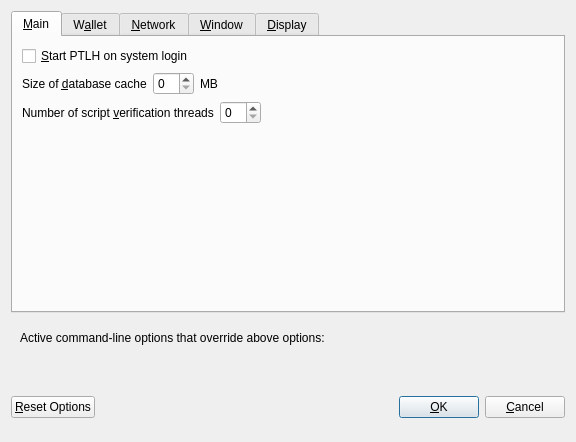
<?xml version="1.0" encoding="UTF-8"?>
<ui version="4.0">
 <class>OptionsDialog</class>
 <widget class="QDialog" name="OptionsDialog">
  <property name="geometry">
   <rect>
    <x>0</x>
    <y>0</y>
    <width>576</width>
    <height>442</height>
   </rect>
  </property>
  <property name="windowTitle">
   <string>Options</string>
  </property>
  <property name="modal">
   <bool>true</bool>
  </property>
  <layout class="QVBoxLayout" name="verticalLayout">
   <item>
    <widget class="QTabWidget" name="tabWidget">
     <property name="currentIndex">
      <number>0</number>
     </property>
     <widget class="QWidget" name="tabMain">
      <attribute name="title">
       <string>&amp;Main</string>
      </attribute>
      <layout class="QVBoxLayout" name="verticalLayout_Main">
       <item>
        <widget class="QCheckBox" name="bitcoinAtStartup">
         <property name="toolTip">
          <string>Automatically start PTLH after logging in to the system.</string>
         </property>
         <property name="text">
          <string>&amp;Start PTLH on system login</string>
         </property>
        </widget>
       </item>
       <item>
        <layout class="QHBoxLayout" name="horizontalLayout_2_Main">
         <item>
          <widget class="QLabel" name="databaseCacheLabel">
           <property name="text">
            <string>Size of &amp;database cache</string>
           </property>
           <property name="textFormat">
            <enum>Qt::PlainText</enum>
           </property>
           <property name="buddy">
            <cstring>databaseCache</cstring>
           </property>
          </widget>
         </item>
         <item>
          <widget class="QSpinBox" name="databaseCache"/>
         </item>
         <item>
          <widget class="QLabel" name="databaseCacheUnitLabel">
           <property name="text">
            <string>MB</string>
           </property>
           <property name="textFormat">
            <enum>Qt::PlainText</enum>
           </property>
          </widget>
         </item>
         <item>
          <spacer name="horizontalSpacer_2_Main">
           <property name="orientation">
            <enum>Qt::Horizontal</enum>
           </property>
           <property name="sizeHint" stdset="0">
            <size>
             <width>40</width>
             <height>20</height>
            </size>
           </property>
          </spacer>
         </item>
        </layout>
       </item>
       <item>
        <layout class="QHBoxLayout" name="horizontalLayout_3_Main">
         <item>
          <widget class="QLabel" name="threadsScriptVerifLabel">
           <property name="text">
            <string>Number of script &amp;verification threads</string>
           </property>
           <property name="textFormat">
            <enum>Qt::PlainText</enum>
           </property>
           <property name="buddy">
            <cstring>threadsScriptVerif</cstring>
           </property>
          </widget>
         </item>
         <item>
          <widget class="QSpinBox" name="threadsScriptVerif">
           <property name="toolTip">
            <string>(0 = auto, &lt;0 = leave that many cores free)</string>
           </property>
          </widget>
         </item>
         <item>
          <spacer name="horizontalSpacer_3_Main">
           <property name="orientation">
            <enum>Qt::Horizontal</enum>
           </property>
           <property name="sizeHint" stdset="0">
            <size>
             <width>40</width>
             <height>20</height>
            </size>
           </property>
          </spacer>
         </item>
        </layout>
       </item>
       <item>
        <spacer name="verticalSpacer_2">
         <property name="orientation">
          <enum>Qt::Vertical</enum>
         </property>
         <property name="sizeHint" stdset="0">
          <size>
           <width>20</width>
           <height>40</height>
          </size>
         </property>
        </spacer>
       </item>
      </layout>
     </widget>
     <widget class="QWidget" name="tabWallet">
      <attribute name="title">
       <string>W&amp;allet</string>
      </attribute>
      <layout class="QVBoxLayout" name="verticalLayout_Wallet">
       <item>
        <layout class="QHBoxLayout" name="horizontalLayout_2_Wallet">
         <item>
          <widget class="QLabel" name="labelStakeSplitThresholdText">
           <property name="text">
            <string>Stake split threshold:</string>
           </property>
          </widget>
         </item>
         <item>
          <widget class="QSpinBox" name="spinBoxStakeSplitThreshold">
           <property name="minimum">
            <number>1</number>
           </property>
           <property name="maximum">
            <number>999999</number>
           </property>
          </widget>
         </item>
        </layout>
       </item>
       <item>
        <widget class="QGroupBox" name="groupBox">
         <property name="title">
          <string>Expert</string>
         </property>
         <layout class="QVBoxLayout" name="verticalLayout_2">
          <item>
           <widget class="QCheckBox" name="coinControlFeatures">
            <property name="toolTip">
             <string>Whether to show coin control features or not.</string>
            </property>
            <property name="text">
             <string>Enable coin &amp;control features</string>
            </property>
           </widget>
          </item>
          <item>
           <widget class="QCheckBox" name="showMasternodesTab">
            <property name="toolTip">
             <string>Show additional tab listing all your masternodes in first sub-tab&lt;br/&gt;and all masternodes on the network in second sub-tab.</string>
            </property>
            <property name="text">
             <string>Show Masternodes Tab</string>
            </property>
           </widget>
          </item>
          <item>
           <widget class="QCheckBox" name="spendZeroConfChange">
            <property name="toolTip">
             <string>If you disable the spending of unconfirmed change, the change from a transaction&lt;br/&gt;cannot be used until that transaction has at least one confirmation.&lt;br/&gt;This also affects how your balance is computed.</string>
            </property>
            <property name="text">
             <string>&amp;Spend unconfirmed change</string>
            </property>
           </widget>
          </item>
         </layout>
        </widget>
       </item>
       <item>
        <spacer name="verticalSpacer_Wallet">
         <property name="orientation">
          <enum>Qt::Vertical</enum>
         </property>
         <property name="sizeHint" stdset="0">
          <size>
           <width>20</width>
           <height>40</height>
          </size>
         </property>
        </spacer>
       </item>
      </layout>
     </widget>
     <widget class="QWidget" name="tabNetwork">
      <attribute name="title">
       <string>&amp;Network</string>
      </attribute>
      <layout class="QVBoxLayout" name="verticalLayout_Network">
       <item>
        <widget class="QCheckBox" name="mapPortUpnp">
         <property name="toolTip">
          <string>Automatically open the PTLH client port on the router. This only works when your router supports UPnP and it is enabled.</string>
         </property>
         <property name="text">
          <string>Map port using &amp;UPnP</string>
         </property>
        </widget>
       </item>
       <item>
        <widget class="QCheckBox" name="allowIncoming">
         <property name="toolTip">
          <string>Accept connections from outside</string>
         </property>
         <property name="text">
          <string>Allow incoming connections</string>
         </property>
        </widget>
       </item>
       <item>
        <widget class="QCheckBox" name="connectSocks">
         <property name="toolTip">
          <string>Connect to the PTLH network through a SOCKS5 proxy.</string>
         </property>
         <property name="text">
          <string>&amp;Connect through SOCKS5 proxy (default proxy):</string>
         </property>
        </widget>
       </item>
       <item>
        <layout class="QHBoxLayout" name="horizontalLayout_1_Network">
         <item>
          <widget class="QLabel" name="proxyIpLabel">
           <property name="text">
            <string>Proxy &amp;IP:</string>
           </property>
           <property name="textFormat">
            <enum>Qt::PlainText</enum>
           </property>
           <property name="buddy">
            <cstring>proxyIp</cstring>
           </property>
          </widget>
         </item>
         <item>
          <widget class="QValidatedLineEdit" name="proxyIp">
           <property name="minimumSize">
            <size>
             <width>140</width>
             <height>0</height>
            </size>
           </property>
           <property name="maximumSize">
            <size>
             <width>140</width>
             <height>16777215</height>
            </size>
           </property>
           <property name="toolTip">
            <string>IP address of the proxy (e.g. IPv4: 127.0.0.1 / IPv6: ::1)</string>
           </property>
          </widget>
         </item>
         <item>
          <widget class="QLabel" name="proxyPortLabel">
           <property name="text">
            <string>&amp;Port:</string>
           </property>
           <property name="textFormat">
            <enum>Qt::PlainText</enum>
           </property>
           <property name="buddy">
            <cstring>proxyPort</cstring>
           </property>
          </widget>
         </item>
         <item>
          <widget class="QLineEdit" name="proxyPort">
           <property name="minimumSize">
            <size>
             <width>55</width>
             <height>0</height>
            </size>
           </property>
           <property name="maximumSize">
            <size>
             <width>55</width>
             <height>16777215</height>
            </size>
           </property>
           <property name="toolTip">
            <string>Port of the proxy (e.g. 9050)</string>
           </property>
          </widget>
         </item>
         <item>
          <spacer name="horizontalSpacer_1_Network">
           <property name="orientation">
            <enum>Qt::Horizontal</enum>
           </property>
           <property name="sizeHint" stdset="0">
            <size>
             <width>40</width>
             <height>20</height>
            </size>
           </property>
          </spacer>
         </item>
        </layout>
       </item>
       <item>
        <spacer name="verticalSpacer_Network">
         <property name="orientation">
          <enum>Qt::Vertical</enum>
         </property>
         <property name="sizeHint" stdset="0">
          <size>
           <width>20</width>
           <height>40</height>
          </size>
         </property>
        </spacer>
       </item>
      </layout>
     </widget>
     <widget class="QWidget" name="tabWindow">
      <attribute name="title">
       <string>&amp;Window</string>
      </attribute>
      <layout class="QVBoxLayout" name="verticalLayout_Window">
       <item>
        <widget class="QCheckBox" name="minimizeToTray">
         <property name="toolTip">
          <string>Show only a tray icon after minimizing the window.</string>
         </property>
         <property name="text">
          <string>&amp;Minimize to the tray instead of the taskbar</string>
         </property>
        </widget>
       </item>
       <item>
        <widget class="QCheckBox" name="minimizeOnClose">
         <property name="toolTip">
          <string>Minimize instead of exit the application when the window is closed. When this option is enabled, the application will be closed only after selecting Quit in the menu.</string>
         </property>
         <property name="text">
          <string>M&amp;inimize on close</string>
         </property>
        </widget>
       </item>
       <item>
        <spacer name="verticalSpacer_Window">
         <property name="orientation">
          <enum>Qt::Vertical</enum>
         </property>
         <property name="sizeHint" stdset="0">
          <size>
           <width>20</width>
           <height>40</height>
          </size>
         </property>
        </spacer>
       </item>
      </layout>
     </widget>
     <widget class="QWidget" name="tabDisplay">
      <attribute name="title">
       <string>&amp;Display</string>
      </attribute>
      <layout class="QVBoxLayout" name="verticalLayout_Display">
       <item>
        <layout class="QHBoxLayout" name="horizontalLayout_1_Display">
         <item>
          <widget class="QLabel" name="langLabel">
           <property name="text">
            <string>User Interface &amp;language:</string>
           </property>
           <property name="textFormat">
            <enum>Qt::PlainText</enum>
           </property>
           <property name="buddy">
            <cstring>lang</cstring>
           </property>
          </widget>
         </item>
         <item>
          <widget class="QValueComboBox" name="lang">
           <property name="toolTip">
            <string>The user interface language can be set here. This setting will take effect after restarting PTLH.</string>
           </property>
          </widget>
         </item>
        </layout>
       </item>
       <item>
        <widget class="QLabel" name="label_3">
         <property name="toolTip">
          <string notr="true"/>
         </property>
         <property name="statusTip">
          <string notr="true"/>
         </property>
         <property name="whatsThis">
          <string notr="true"/>
         </property>
         <property name="accessibleName">
          <string notr="true"/>
         </property>
         <property name="text">
          <string>Language missing or translation incomplete? Help contributing translations here:
__decenomy_discord_link__</string>
         </property>
         <property name="wordWrap">
          <bool>true</bool>
         </property>
         <property name="openExternalLinks">
          <bool>true</bool>
         </property>
         <property name="textInteractionFlags">
          <set>Qt::TextBrowserInteraction</set>
         </property>
        </widget>
       </item>
       <item>
        <layout class="QHBoxLayout" name="horizontalLayout_2_Display" stretch="0,0">
         <item>
          <widget class="QLabel" name="themeLabel">
           <property name="text">
            <string>User Interface Theme:</string>
           </property>
          </widget>
         </item>
         <item>
          <widget class="QValueComboBox" name="theme"/>
         </item>
        </layout>
       </item>
       <item>
        <widget class="QWidget" name="verticalDisplayWidget" native="true">
         <layout class="QVBoxLayout" name="verticalDisplayLayout">
          <property name="margin">
           <number>0</number>
          </property>
          <item>
           <widget class="Line" name="line">
            <property name="orientation">
             <enum>Qt::Horizontal</enum>
            </property>
           </widget>
          </item>
          <item>
           <layout class="QHBoxLayout" name="horizontalLayout_3_Display">
            <item>
             <widget class="QLabel" name="unitLabel">
              <property name="text">
               <string>Unit to show amounts in:</string>
              </property>
              <property name="textFormat">
               <enum>Qt::PlainText</enum>
              </property>
             </widget>
            </item>
            <item>
             <widget class="QValueComboBox" name="unit">
              <property name="toolTip">
               <string>Choose the default subdivision unit to show in the interface and when sending coins.</string>
              </property>
             </widget>
            </item>
           </layout>
          </item>
          <item>
           <layout class="QHBoxLayout" name="horizontalLayout_4_Display">
            <item>
             <widget class="QLabel" name="digitsLabel">
              <property name="text">
               <string>Decimal digits</string>
              </property>
             </widget>
            </item>
            <item>
             <widget class="QValueComboBox" name="digits"/>
            </item>
           </layout>
          </item>
          <item>
           <layout class="QHBoxLayout" name="horizontalLayout_5_Display">
            <item>
             <widget class="QCheckBox" name="checkBoxHideZeroBalances">
              <property name="toolTip">
               <string>Hide empty balances</string>
              </property>
              <property name="layoutDirection">
               <enum>Qt::LeftToRight</enum>
              </property>
              <property name="text">
               <string>Hide empty balances</string>
              </property>
             </widget>
            </item>
            <item>
             <widget class="QCheckBox" name="checkBoxHideOrphans">
              <property name="toolTip">
               <string>Hide orphan stakes in transaction lists</string>
              </property>
              <property name="text">
               <string>Hide orphan stakes</string>
              </property>
             </widget>
            </item>
            <item>
             <spacer name="horizontalSpacer">
              <property name="orientation">
               <enum>Qt::Horizontal</enum>
              </property>
              <property name="sizeHint" stdset="0">
               <size>
                <width>40</width>
                <height>20</height>
               </size>
              </property>
             </spacer>
            </item>
           </layout>
          </item>
          <item>
           <layout class="QHBoxLayout" name="horizontalLayout_6_Display">
            <item>
             <widget class="QLabel" name="thirdPartyTxUrlsLabel">
              <property name="toolTip">
               <string>Third party URLs (e.g. a block explorer) that appear in the transactions tab as context menu items. %s in the URL is replaced by transaction hash. Multiple URLs are separated by vertical bar |.</string>
              </property>
              <property name="text">
               <string>Third party transaction URLs</string>
              </property>
             </widget>
            </item>
            <item>
             <widget class="QLineEdit" name="thirdPartyTxUrls">
              <property name="toolTip">
               <string>Third party URLs (e.g. a block explorer) that appear in the transactions tab as context menu items. %s in the URL is replaced by transaction hash. Multiple URLs are separated by vertical bar |.</string>
              </property>
             </widget>
            </item>
           </layout>
          </item>
         </layout>
        </widget>
       </item>
       <item>
        <spacer name="verticalSpacer">
         <property name="orientation">
          <enum>Qt::Vertical</enum>
         </property>
         <property name="sizeHint" stdset="0">
          <size>
           <width>20</width>
           <height>40</height>
          </size>
         </property>
        </spacer>
       </item>
      </layout>
     </widget>
    </widget>
   </item>
   <item>
    <widget class="QFrame" name="frame">
     <layout class="QVBoxLayout" name="verticalLayout_Bottom">
      <item>
       <layout class="QHBoxLayout" name="horizontalLayout_Bottom">
        <item>
         <widget class="QLabel" name="overriddenByCommandLineInfoLabel">
          <property name="text">
           <string>Active command-line options that override above options:</string>
          </property>
          <property name="textFormat">
           <enum>Qt::PlainText</enum>
          </property>
         </widget>
        </item>
        <item>
         <spacer name="horizontalSpacer_Bottom">
          <property name="orientation">
           <enum>Qt::Horizontal</enum>
          </property>
          <property name="sizeHint" stdset="0">
           <size>
            <width>40</width>
            <height>20</height>
           </size>
          </property>
         </spacer>
        </item>
       </layout>
      </item>
      <item>
       <widget class="QLabel" name="overriddenByCommandLineLabel">
        <property name="text">
         <string/>
        </property>
        <property name="textFormat">
         <enum>Qt::PlainText</enum>
        </property>
        <property name="wordWrap">
         <bool>true</bool>
        </property>
       </widget>
      </item>
     </layout>
    </widget>
   </item>
   <item>
    <layout class="QHBoxLayout" name="horizontalLayout_Buttons">
     <item>
      <widget class="QPushButton" name="resetButton">
       <property name="toolTip">
        <string>Reset all client options to default.</string>
       </property>
       <property name="text">
        <string>&amp;Reset Options</string>
       </property>
       <property name="autoDefault">
        <bool>false</bool>
       </property>
      </widget>
     </item>
     <item>
      <spacer name="horizontalSpacer_1">
       <property name="orientation">
        <enum>Qt::Horizontal</enum>
       </property>
       <property name="sizeHint" stdset="0">
        <size>
         <width>40</width>
         <height>48</height>
        </size>
       </property>
      </spacer>
     </item>
     <item>
      <widget class="QLabel" name="statusLabel">
       <property name="minimumSize">
        <size>
         <width>200</width>
         <height>0</height>
        </size>
       </property>
       <property name="font">
        <font>
         <weight>75</weight>
         <bold>true</bold>
        </font>
       </property>
       <property name="text">
        <string/>
       </property>
       <property name="textFormat">
        <enum>Qt::PlainText</enum>
       </property>
       <property name="wordWrap">
        <bool>true</bool>
       </property>
      </widget>
     </item>
     <item>
      <spacer name="horizontalSpacer_2">
       <property name="orientation">
        <enum>Qt::Horizontal</enum>
       </property>
       <property name="sizeHint" stdset="0">
        <size>
         <width>40</width>
         <height>48</height>
        </size>
       </property>
      </spacer>
     </item>
     <item>
      <widget class="QPushButton" name="okButton">
       <property name="text">
        <string>&amp;OK</string>
       </property>
       <property name="autoDefault">
        <bool>false</bool>
       </property>
       <property name="default">
        <bool>true</bool>
       </property>
      </widget>
     </item>
     <item>
      <widget class="QPushButton" name="cancelButton">
       <property name="text">
        <string>&amp;Cancel</string>
       </property>
       <property name="autoDefault">
        <bool>false</bool>
       </property>
      </widget>
     </item>
    </layout>
   </item>
  </layout>
 </widget>
 <customwidgets>
  <customwidget>
   <class>QValidatedLineEdit</class>
   <extends>QLineEdit</extends>
   <header>qvalidatedlineedit.h</header>
  </customwidget>
  <customwidget>
   <class>QValueComboBox</class>
   <extends>QComboBox</extends>
   <header>qvaluecombobox.h</header>
  </customwidget>
 </customwidgets>
 <resources/>
 <connections/>
</ui>
